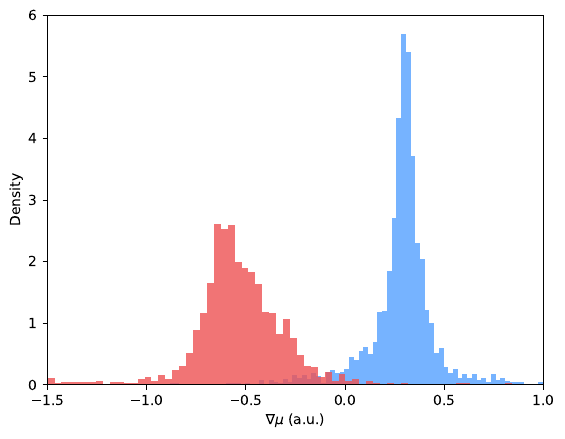

The Python source for this figure:
import numpy as np
import matplotlib.pyplot as plt

H = np.loadtxt('H_hist.dat')
O = np.loadtxt('O_hist.dat')

plt.hist(H, bins=100, color='#54a0ff', alpha=0.8, density=True)
plt.xlim(-1.5, 1)

plt.hist(O, bins=100, color='#ee5253', alpha=0.8, density=True)
plt.xlim(-1.5, 1)

plt.ylabel('Density')
plt.xlabel('$\\nabla\mu$ (a.u.)')
plt.ylim(0,6.0)
plt.savefig('Fig2a.pdf', bbox_inches="tight")